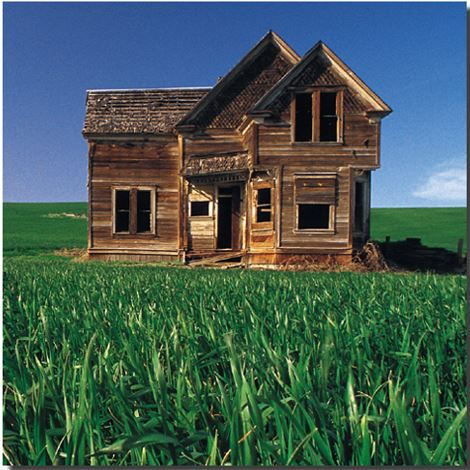
%> input picture assignment-1/demo2.JPG, 470 x 470 px
$ octave bilinear.m   (GNU Octave 9; MATLAB toolbox functions it lacks are replaced by stand-ins)
%> lines starting %> are read from the running program, lines starting %| are printed output that depends on the picture
clear;
clc;
clear all;

% [file, path] = uigetfile('*.*');
% img = imread(fullfile(path, file));
img = imread('demo2.JPG');
%> img is the input picture: size 470x470x3 uint8; mean R, G, B 67.1, 92.4, 85.7
scale = .3;

%% input img size
rows = size(img, 1);
%> rows = 470
cols = size(img, 2);
%> cols = 470

%% output img
out_rows = floor(rows * scale);
%> out_rows = 141
out_cols = floor(cols * scale);
%> out_cols = 141

%% output will be later converted to uint8
output = double(zeros(out_rows, out_cols, size(img, 3)));

%% bilinear
sr = rows/out_rows;
%> sr = 3.33
sc = cols/out_cols;
%> sc = 3.33

rf = zeros(out_rows);
cf = zeros(out_cols);

for r = 1:out_rows
    for c = 1:out_cols
        rf(r, c) = r * sr;
        cf(r, c) = c * sc;
    end
end
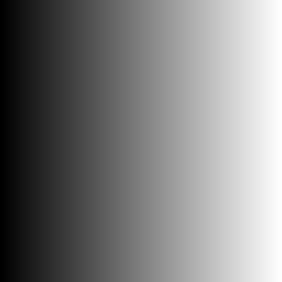
%> cf: size 141x141 double (shown 2 times larger); min 3.33, max 470, mean 236.7; drawn with min black and max white
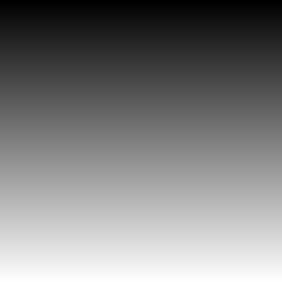
%> rf: size 141x141 double (shown 2 times larger); min 3.33, max 470, mean 236.7; mean of the top-left, top-right, bottom-left and bottom-right quarters 118.3, 118.3, 353.3, 353.3; drawn with min black and max white

%% same as above from rf = zeros(out_rows)
% [cf_, rf_] = meshgrid(1:out_cols, 1:out_rows);
%
% rf_ = rf_ * sr;
% cf_ = cf_ * sc;

%% floor of rf and cf
r = floor(rf);
c = floor(cf);

%% check if any values out of range
r(r < 1) = 1;
c(c < 1) = 1;
r(r > rows - 1) = rows - 1;
%> r: size 141x141 double; min 3, max 469, mean 236.3
c(c > cols - 1) = cols - 1;
%> c: size 141x141 double; min 3, max 469, mean 236.3; mean of the top-left, top-right, bottom-left and bottom-right quarters 118, 353, 118, 353

%% distance between rf - r0 and cf - c0
delta_r = rf - r;
delta_c = cf - c;

%% 4 corner positions
ind_1 = sub2ind([rows, cols], r, c);
ind_2 = sub2ind([rows, cols], r+1, c);
ind_3 = sub2ind([rows, cols], r, c+1);
ind_4 = sub2ind([rows, cols], r+1, c+1);

output = cast(output, class(img));

for idx = 1 : size(img, 3)
    channel = double(img(:, :, idx));
    temp = channel(ind_1) .* (1 - delta_r) .* (1 - delta_c) + channel(ind_2) .* (delta_r) .* (1 - delta_c) + channel(ind_3) .* (1 - delta_r) .* (delta_c) + channel(ind_4) .* (delta_r) .* (delta_c);
    output(:,:, idx) = cast(temp, class(img));
end
%> this loop made 3 passes
%> pass 1, `channel = double(img(:, :, idx));`:
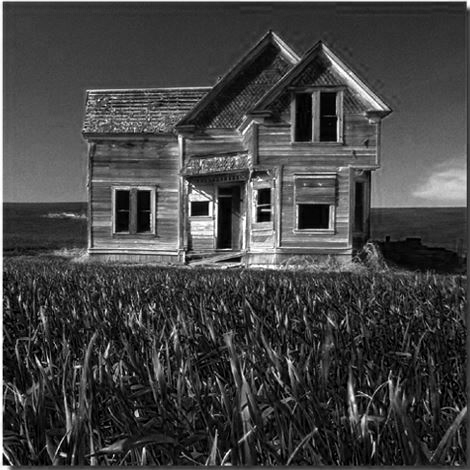
%> channel: size 470x470 double; min 0, max 255, mean 67.1
%> pass 1, `temp = channel(ind_1) .* (1 - delta_r) .* (1 - delta_c) + channel(ind_..`:
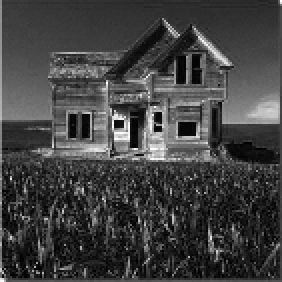
%> temp: size 141x141 double (shown 2 times larger); min 0, max 255, mean 66.2
%> pass 2, `channel = double(img(:, :, idx));`:
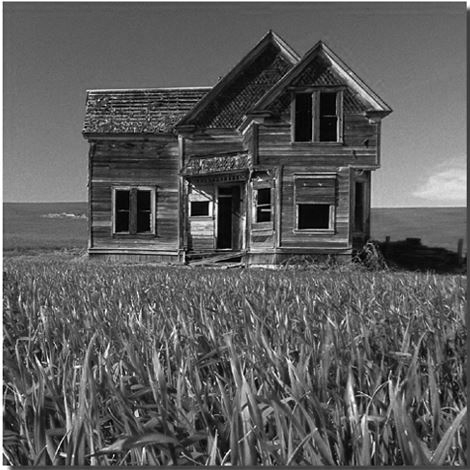
%> channel: size 470x470 double; min 0, max 255, mean 92.4
%> pass 2, `temp = channel(ind_1) .* (1 - delta_r) .* (1 - delta_c) + channel(ind_..`:
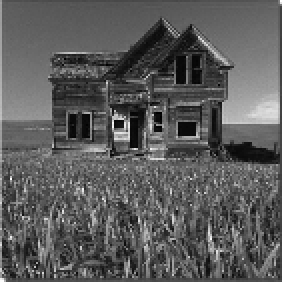
%> temp: size 141x141 double (shown 2 times larger); min 0, max 255, mean 91.4
%> after the loop:
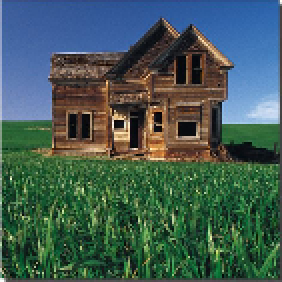
%> output: size 141x141x3 uint8 (shown 2 times larger); mean R, G, B 66.2, 91.4, 84.7

%% show plots
figure;
subplot(1,2,1);
imshow(img);
title('Original');

subplot(1,2,2);
imshow(output);
title(sprintf('Output %.0f%%', (scale*100)));
